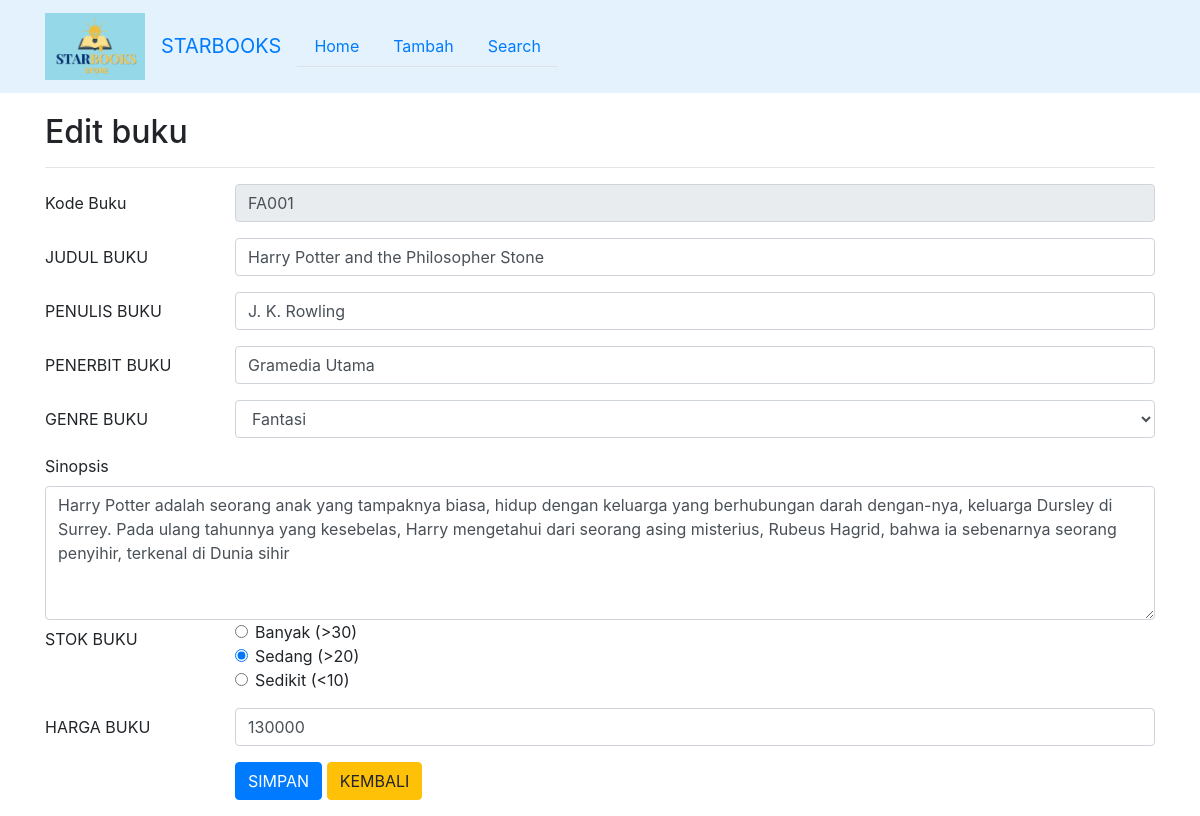
Screenshot of /edit.php?kode_buku=FA001 with the database file from the repository.
### tables this page shows
CREATE TABLE `buku` (
  `kode_buku` varchar(10) NOT NULL,
  `judul` varchar(50) NOT NULL,
  `penulis` varchar(30) NOT NULL,
  `penerbit` varchar(30) NOT NULL,
  `genre` varchar(50) NOT NULL,
  `sinopsis` varchar(300) NOT NULL,
  `stok` varchar(20) NOT NULL,
  `harga` int(11) NOT NULL
);

### edit.php (the view, shortened to what this page needs)
<?php include('config.php'); ?>
<!DOCTYPE html>
<html>
<head>
	<link rel="stylesheet" href="https://stackpath.bootstrapcdn.com/bootstrap/4.1.3/css/bootstrap.min.css">
</head>
  <nav class="navbar navbar-expand-lg" style="background-color: #e3f2fd;">
    <div class="container">
      <a class="navbar-brand" href="#"><img src="logo1.png" width="100px"></a>
      <a class="navbar-brand" href="#">STARBOOKS</a>
      <div class="collapse navbar-collapse" id="navbarSupportedContent">
        <ul class="nav nav-tabs">
        	<li class="nav-item">
		    <a class="nav-link " aria-current="page" href="index.php">Home</a>
		  </li>
		  <li class="nav-item">
		    <a class="nav-link" href="tambah.php">Tambah</a>
		  </li>
		  <li class="nav-item">
		    <a class="nav-link" href="cari.php">Search</a>
		  </li>
        </ul>
      </div>
    </div>
  </nav>
	<div class="container" style="margin-top:20px">
		<h2>Edit buku</h2>
		<hr>
		<?php
		if(isset($_GET['kode_buku'])){
			$kode_buku = $_GET['kode_buku'];
			$select = mysqli_query($koneksi, "SELECT * FROM buku WHERE kode_buku='$kode_buku'") or die(mysqli_error($koneksi));
			if(mysqli_num_rows($select) == 0){
				echo '<div class="alert alert-warning">Kode Buku tidak ada dalam database.</div>';
				exit();
			}else{
				$data = mysqli_fetch_assoc($select);
			}
		}
		?>
		<form action="edit.php?kode_buku=<?php echo $kode_buku; ?>" method="post">
			<div class="form-group row">
				<label class="col-sm-2 col-form-label">Kode Buku</label>
				<div class="col-sm-10">
					<input type="text" name="kode_buku" class="form-control" size="4" value="<?php echo $data['kode_buku']; ?>" readonly required>
				</div>
			</div>
			<div class="form-group row">
				<label class="col-sm-2 col-form-label">JUDUL BUKU</label>
				<div class="col-sm-10">
					<input type="text" name="judul" class="form-control" value="<?php echo $data['judul']; ?>" required>
				</div>
			</div>
			<div class="form-group row">
				<label class="col-sm-2 col-form-label">PENULIS BUKU</label>
				<div class="col-sm-10">
					<input type="text" name="penulis" class="form-control" value="<?php echo $data['penulis']; ?>" required>
				</div>
			</div>
			<div class="form-group row">
				<label class="col-sm-2 col-form-label">PENERBIT BUKU</label>
				<div class="col-sm-10">
					<input type="text" name="penerbit" class="form-control" value="<?php echo $data['penerbit']; ?>" required>
				</div>
			</div>
			<div class="form-group row">
				<label class="col-sm-2 col-form-label">GENRE BUKU</label>
				<div class="col-sm-10">
					<select name="genre" class="form-control" required>
						<option value="Fantasi" <?php if($data['genre'] == 'Fantasi'){ echo 'selected'; } ?>>Fantasi</option>
					</select>
				</div>
			</div>
			<div class="form-group">
            <label>Sinopsis</label>
            <textarea name="sinopsis" class="form-control" rows="5"placeholder="Masukan Sinopsis" required><?php echo $data['sinopsis']; ?></textarea>
            <div class="form-group row">
				<label class="col-sm-2 col-form-label">STOK BUKU</label>
				<div class="col-sm-10">
					<div class="form-check">
						<input type="radio" class="form-check-input" name="stok" value="Banyak (>30)" <?php if($data['stok'] == 'Banyak (>30)'){ echo 'checked'; } ?>  required>
						<label class="form-check-label">Banyak (>30)</label>
					</div>
					<div class="form-check">
						<input type="radio" class="form-check-input" name="stok" value="Sedang (>20)" <?php if($data['stok'] == 'Sedang (>20)'){ echo 'checked'; } ?>  required>
						<label class="form-check-label">Sedang (>20)</label>
					</div>
					<div class="form-check">
						<input type="radio" class="form-check-input" name="stok" value="Sedikit (<10)" <?php if($data['stok'] == 'Sedikit (<10)'){ echo 'checked'; } ?>  required>
						<label class="form-check-label">Sedikit (<10)</label>
					</div>
				</div>
			</div>
			<div class="form-group row">
				<label class="col-sm-2 col-form-label">HARGA BUKU</label>
				<div class="col-sm-10">
					<input type="number" name="harga" class="form-control" value="<?php echo $data['harga']; ?>" required>
				</div>
			</div>
			<div class="form-group row">
				<label class="col-sm-2 col-form-label">&nbsp;</label>
				<div class="col-sm-10">
					<input type="submit" name="submit" class="btn btn-primary" value="SIMPAN">
					<a href="index.php" class="btn btn-warning">KEMBALI</a>
				</div>
			</div>
		</form>
	</div>
</body>
</html>

### rows the page displays
buku: kode_buku "FA001", judul "Harry Potter and the Philosopher Stone", penulis "J. K. Rowling", penerbit "Gramedia Utama", genre "Fantasi", sinopsis "Harry Potter adalah seorang anak yang tampaknya biasa, hidup dengan keluarga yang berhubungan darah dengan-nya, keluarga Dursley di Surrey. Pada ulang tahunnya yang kesebelas, Harry mengetahui dari seorang asing misterius, Rubeus Hagrid, bahwa ia sebenarnya seorang penyihir, terkenal di Dunia sihir", stok "☑", harga "130000"
